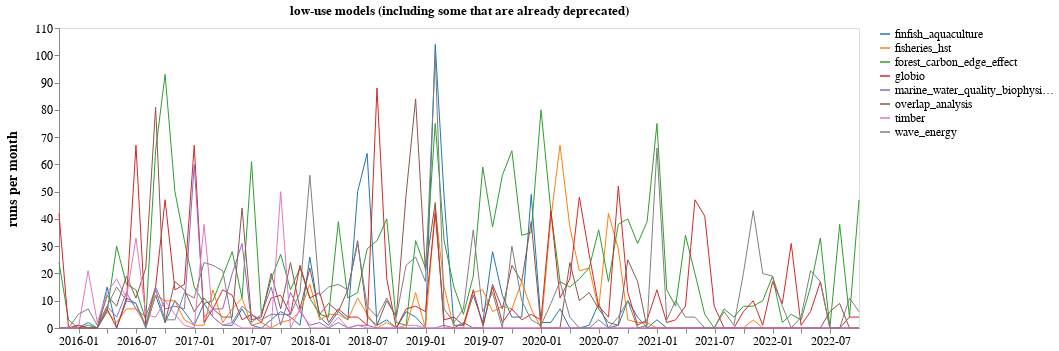

Notebook code for this chart:
### Code cell
low_use_models = [
    'overlap_analysis',
    'wave_energy',
    'finfish_aquaculture',
    'fisheries_hst',
    'forest_carbon_edge_effect',
    'globio',
    'marine_water_quality_biophysical',
    'timber',
]
plot_model_counts_over_time(low_use_models, 'low-use models (including some that are already deprecated)')

### Figure 1 — Vega-Lite specification as saved in the notebook (floating-point values rounded to 4 significant figures; data arrays with more than 128 entries replaced by an {"elided": "..."} marker saying what was removed)
{"config": {"view": {"continuousWidth": 400, "continuousHeight": 300}, "axis": {"grid": false, "labelFontSize": 12, "titleFontSize": 14, "titlePadding": 15}, "legend": {"labelFontSize": 12, "title": null}}, "data": {"name": "data-73d98a7fc01df1462b1dde478d5bb735"}, "mark": "line", "encoding": {"color": {"type": "nominal", "field": "model", "scale": {"scheme": "category10"}}, "opacity": {"condition": {"value": 1, "selection": "selector004"}, "value": 0.2}, "size": {"value": 1}, "x": {"type": "temporal", "axis": {"format": "%Y-%m"}, "field": "index", "title": null}, "y": {"type": "quantitative", "field": "value", "title": "runs per month"}}, "height": 300, "selection": {"selector004": {"type": "multi", "fields": ["model"], "bind": "legend"}}, "title": "low-use models (including some that are already deprecated)", "width": 800, "$schema": "https://vega.github.io/schema/vega-lite/v4.8.1.json", "datasets": {"data-73d98a7fc01df1462b1dde478d5bb735": {"elided": "672 records"}}}
